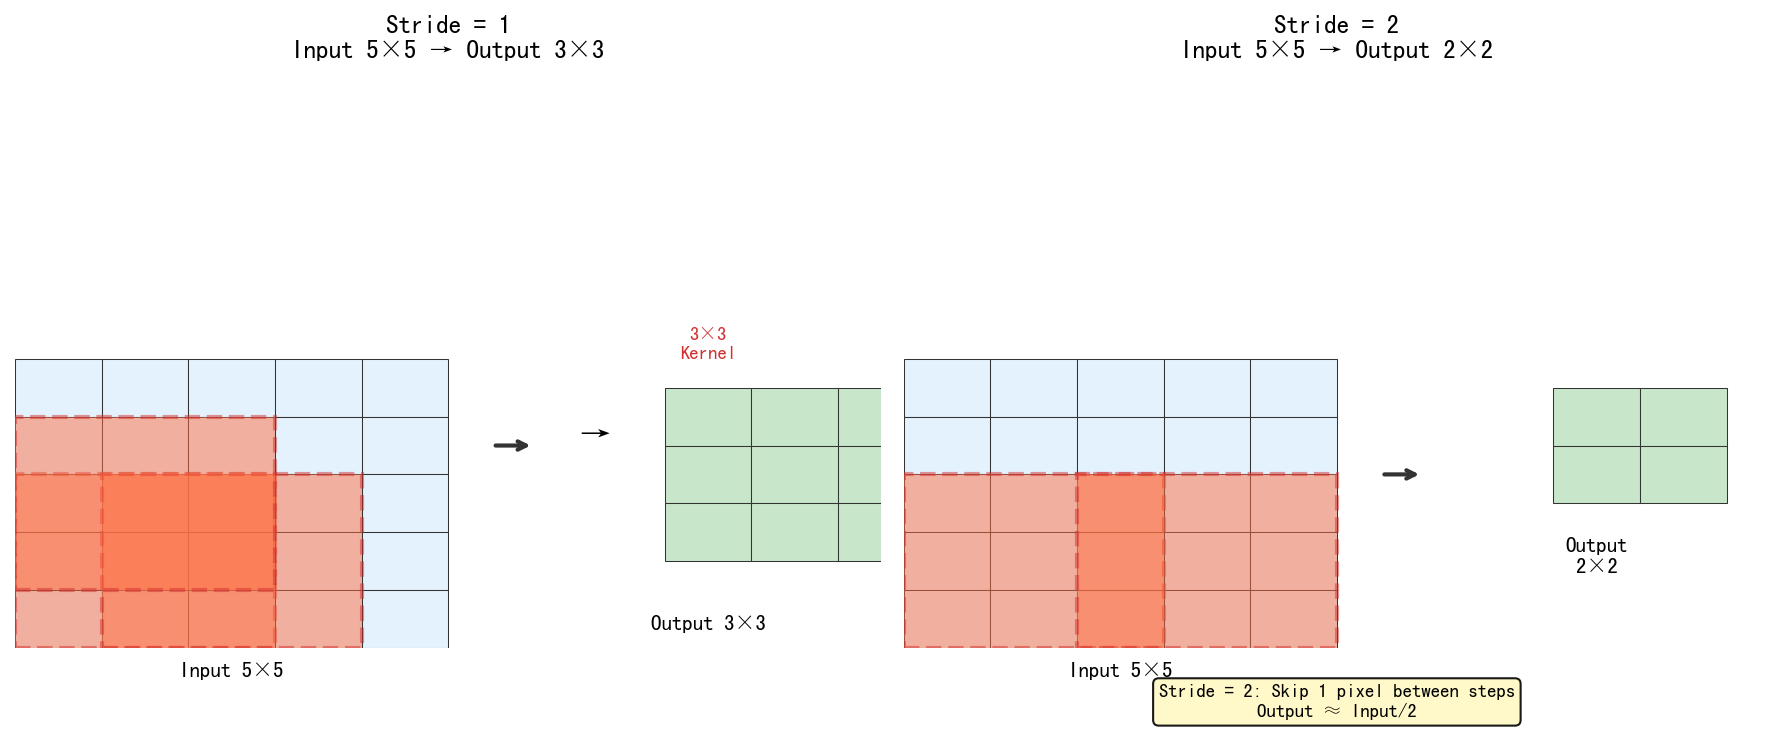

The script that saved this image:
"""
Stride Comparison Visualization
Demonstrates how stride=1 vs stride=2 affect convolution output size
"""
import matplotlib.pyplot as plt
import matplotlib.patches as patches
import numpy as np

fig, axes = plt.subplots(1, 2, figsize=(12, 5))

# Color scheme
input_color = '#E3F2FD'
kernel_color = '#FF7043'
output_color = '#C8E6C9'

# === Stride = 1 ===
ax1 = axes[0]
ax1.set_xlim(0, 10)
ax1.set_ylim(0, 10)
ax1.set_title('Stride = 1\nInput 5×5 → Output 3×3', fontsize=12, fontweight='bold')
ax1.axis('off')

# Draw input grid (5x5)
for i in range(5):
    for j in range(5):
        rect = patches.Rectangle((j, 4-i), 1, 1, linewidth=0.5, 
                                   edgecolor='#333', facecolor=input_color)
        ax1.add_patch(rect)

# Draw kernel positions (stride=1, so 3 positions)
kernel_positions = [(0, 0), (1, 0), (0, 1)]
for pos in kernel_positions:
    rect = patches.Rectangle((pos[0], pos[1]), 3, 3, linewidth=2, 
                               edgecolor='#D32F2F', facecolor=kernel_color, 
                               alpha=0.5, linestyle='--')
    ax1.add_patch(rect)

# Labels
ax1.text(2.5, -0.5, 'Input 5×5', ha='center', fontsize=10)
ax1.text(8, 5, '3×3\nKernel', ha='center', fontsize=9, color='#D32F2F')

# Arrows
ax1.annotate('', xy=(6, 3.5), xytext=(5.5, 3.5),
             arrowprops=dict(arrowstyle='->', color='#333', lw=2))
ax1.text(6.5, 3.5, '→', fontsize=16)

# Output
for i in range(3):
    for j in range(3):
        rect = patches.Rectangle((7.5+j, 3.5-i), 1, 1, linewidth=0.5, 
                                   edgecolor='#333', facecolor=output_color)
        ax1.add_patch(rect)
ax1.text(8, 0.3, 'Output 3×3', ha='center', fontsize=10)

# === Stride = 2 ===
ax2 = axes[1]
ax2.set_xlim(0, 10)
ax2.set_ylim(0, 10)
ax2.set_title('Stride = 2\nInput 5×5 → Output 2×2', fontsize=12, fontweight='bold')
ax2.axis('off')

# Draw input grid (5x5)
for i in range(5):
    for j in range(5):
        rect = patches.Rectangle((j, 4-i), 1, 1, linewidth=0.5, 
                                   edgecolor='#333', facecolor=input_color)
        ax2.add_patch(rect)

# Draw kernel positions (stride=2, so 2 positions)
kernel_positions = [(0, 0), (2, 0)]
for pos in kernel_positions:
    rect = patches.Rectangle((pos[0], pos[1]), 3, 3, linewidth=2, 
                               edgecolor='#D32F2F', facecolor=kernel_color, 
                               alpha=0.5, linestyle='--')
    ax2.add_patch(rect)

# Labels
ax2.text(2.5, -0.5, 'Input 5×5', ha='center', fontsize=10)

# Output (2x2)
for i in range(2):
    for j in range(2):
        rect = patches.Rectangle((7.5+j, 3.5-i), 1, 1, linewidth=0.5, 
                                   edgecolor='#333', facecolor=output_color)
        ax2.add_patch(rect)
ax2.text(8, 1.3, 'Output\n2×2', ha='center', fontsize=10)

# Arrows
ax2.annotate('', xy=(6, 3), xytext=(5.5, 3),
             arrowprops=dict(arrowstyle='->', color='#333', lw=2))

# Annotation box
props = dict(boxstyle='round', facecolor='#FFF9C4', alpha=0.9)
ax2.text(5, -1.2, 'Stride = 2: Skip 1 pixel between steps\nOutput ≈ Input/2', 
         ha='center', fontsize=9, bbox=props)

plt.tight_layout()
plt.savefig('fig_stride_comparison.png', dpi=150, bbox_inches='tight', 
            facecolor='white', edgecolor='none')
print("Saved: fig_stride_comparison.png")
